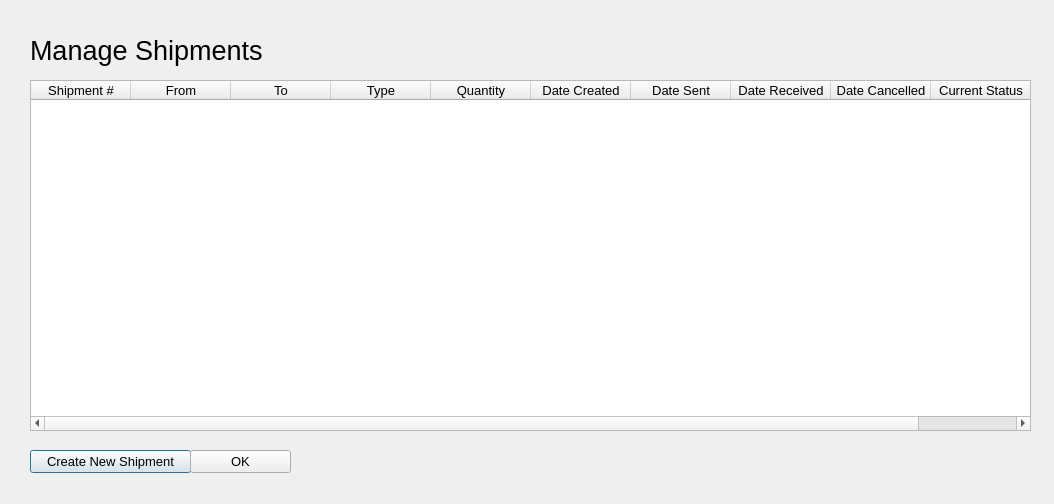
<?xml version="1.0" encoding="UTF-8"?>
<ui version="4.0">
 <class>ManageTheShipmentsWindow</class>
 <widget class="QDialog" name="ManageTheShipmentsWindow">
  <property name="geometry">
   <rect>
    <x>0</x>
    <y>0</y>
    <width>1054</width>
    <height>504</height>
   </rect>
  </property>
  <property name="font">
   <font>
    <pointsize>10</pointsize>
   </font>
  </property>
  <property name="windowTitle">
   <string>Manage Shipments</string>
  </property>
  <widget class="QLabel" name="label">
   <property name="geometry">
    <rect>
     <x>30</x>
     <y>20</y>
     <width>251</width>
     <height>61</height>
    </rect>
   </property>
   <property name="font">
    <font>
     <pointsize>20</pointsize>
    </font>
   </property>
   <property name="text">
    <string>Manage Shipments</string>
   </property>
  </widget>
  <widget class="QTableWidget" name="tableWidget">
   <property name="geometry">
    <rect>
     <x>30</x>
     <y>80</y>
     <width>1001</width>
     <height>351</height>
    </rect>
   </property>
   <attribute name="horizontalHeaderDefaultSectionSize">
    <number>100</number>
   </attribute>
   <column>
    <property name="text">
     <string>Shipment #</string>
    </property>
   </column>
   <column>
    <property name="text">
     <string>From</string>
    </property>
   </column>
   <column>
    <property name="text">
     <string>To</string>
    </property>
   </column>
   <column>
    <property name="text">
     <string>Type</string>
    </property>
   </column>
   <column>
    <property name="text">
     <string>Quantity</string>
    </property>
   </column>
   <column>
    <property name="text">
     <string>Date Created</string>
    </property>
   </column>
   <column>
    <property name="text">
     <string>Date Sent</string>
    </property>
   </column>
   <column>
    <property name="text">
     <string>Date Received</string>
    </property>
   </column>
   <column>
    <property name="text">
     <string>Date Cancelled</string>
    </property>
   </column>
   <column>
    <property name="text">
     <string>Current Status</string>
    </property>
   </column>
  </widget>
  <widget class="QPushButton" name="pushButton">
   <property name="geometry">
    <rect>
     <x>30</x>
     <y>450</y>
     <width>161</width>
     <height>23</height>
    </rect>
   </property>
   <property name="text">
    <string>Create New Shipment</string>
   </property>
  </widget>
  <widget class="QPushButton" name="pushButton_2">
   <property name="geometry">
    <rect>
     <x>190</x>
     <y>450</y>
     <width>101</width>
     <height>23</height>
    </rect>
   </property>
   <property name="text">
    <string>OK</string>
   </property>
  </widget>
 </widget>
 <resources/>
 <connections>
  <connection>
   <sender>pushButton_2</sender>
   <signal>clicked()</signal>
   <receiver>ManageTheShipmentsWindow</receiver>
   <slot>ManageTheShipmentsWindowCancelButtonHandler()</slot>
   <hints>
    <hint type="sourcelabel">
     <x>246</x>
     <y>465</y>
    </hint>
    <hint type="destinationlabel">
     <x>249</x>
     <y>425</y>
    </hint>
   </hints>
  </connection>
  <connection>
   <sender>pushButton</sender>
   <signal>clicked()</signal>
   <receiver>ManageTheShipmentsWindow</receiver>
   <slot>ManageTheShipmentsWindowSubmitButtonHandler()</slot>
   <hints>
    <hint type="sourcelabel">
     <x>95</x>
     <y>462</y>
    </hint>
    <hint type="destinationlabel">
     <x>95</x>
     <y>416</y>
    </hint>
   </hints>
  </connection>
 </connections>
 <slots>
  <slot>ManageTheShipmentsWindowCancelButtonHandler()</slot>
  <slot>ManageTheShipmentsWindowSubmitButtonHandler()</slot>
 </slots>
</ui>
